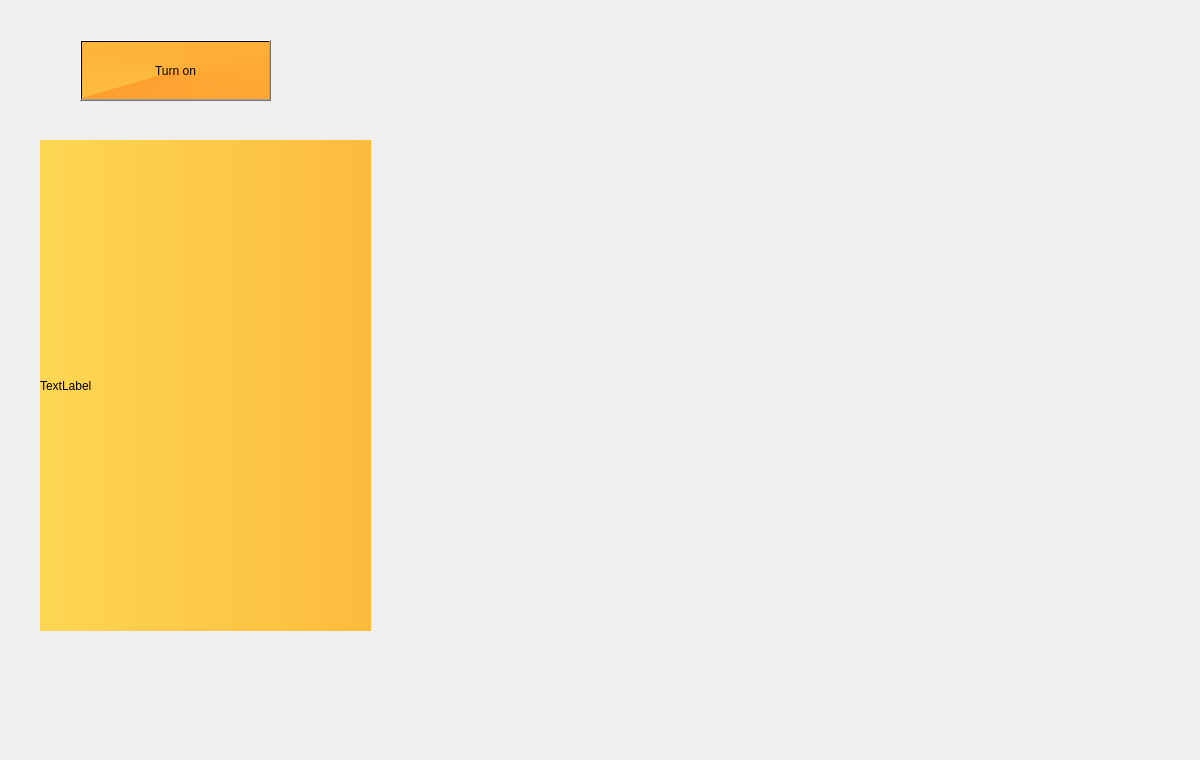
    <widget class="QWidget" name="tab_3">
     <attribute name="title">
      <string>Snacks and Drink reminder</string>
     </attribute>
     <widget class="QLabel" name="snacks_bg">
      <property name="geometry">
       <rect>
        <x>0</x>
        <y>-10</y>
        <width>1191</width>
        <height>751</height>
       </rect>
      </property>
      <property name="text">
       <string/>
      </property>
      <property name="pixmap">
       <pixmap>../Python/BG/bread-toasted_WDGG60RQAJ.jpg</pixmap>
      </property>
      <property name="scaledContents">
       <bool>true</bool>
      </property>
     </widget>
     <widget class="QPushButton" name="snacks_btn">
      <property name="geometry">
       <rect>
        <x>80</x>
        <y>40</y>
        <width>191</width>
        <height>61</height>
       </rect>
      </property>
      <property name="toolTip">
       <string>&lt;html&gt;&lt;head/&gt;&lt;body&gt;&lt;p&gt;&lt;span style=&quot; font-size:12pt; font-weight:600;&quot;&gt;Turn on&lt;/span&gt;&lt;/p&gt;&lt;/body&gt;&lt;/html&gt;</string>
      </property>
      <property name="styleSheet">
       <string notr="true">background-color: qconicalgradient(cx:0.5, cy:0.5, angle:224.494, stop:0 rgba(255, 157, 41, 246), stop:0.994737 rgba(255, 180, 36, 224));
font: 75 14pt &quot;Berlin Sans FB Demi&quot;;</string>
      </property>
      <property name="text">
       <string>Turn on</string>
      </property>
     </widget>
     <widget class="QLabel" name="snacks_tips">
      <property name="geometry">
       <rect>
        <x>40</x>
        <y>140</y>
        <width>331</width>
        <height>491</height>
       </rect>
      </property>
      <property name="styleSheet">
       <string notr="true">font: 75 12pt &quot;Berlin Sans FB Demi&quot;;
background-color: qlineargradient(spread:pad, x1:0, y1:0, x2:1, y2:0, stop:0 rgba(255, 210, 56, 218), stop:0.994737 rgba(255, 180, 36, 224));</string>
      </property>
      <property name="text">
       <string>TextLabel</string>
      </property>
     </widget>
    </widget>
